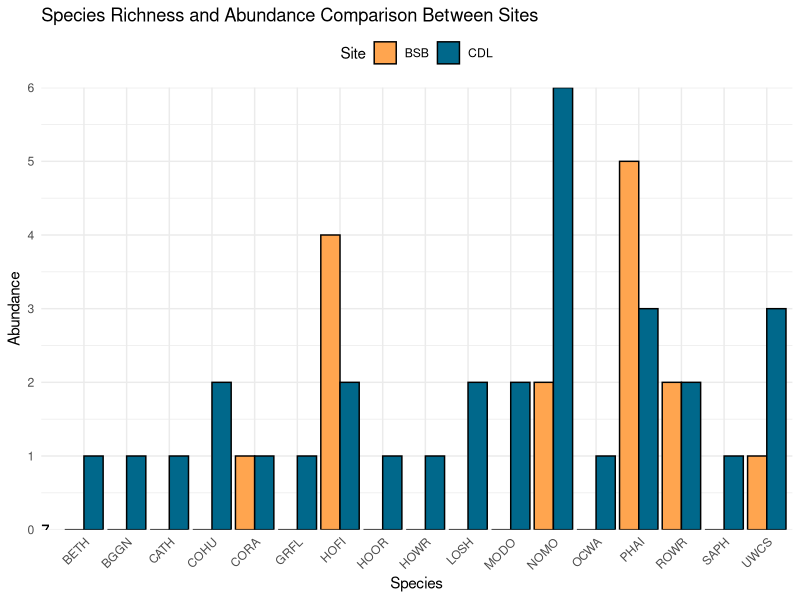
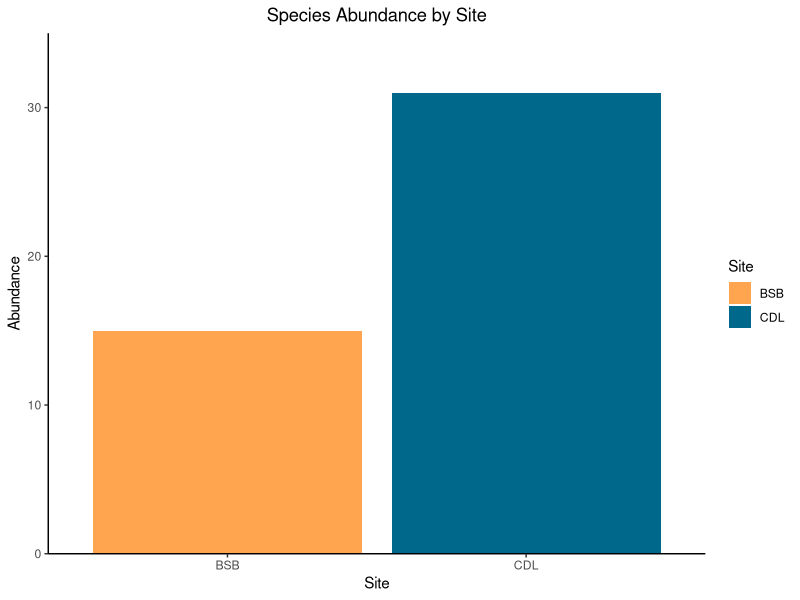
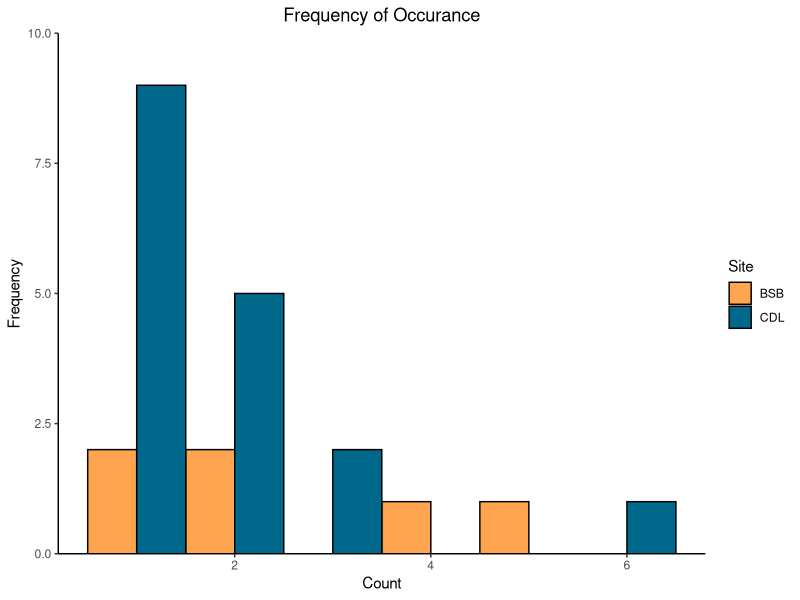
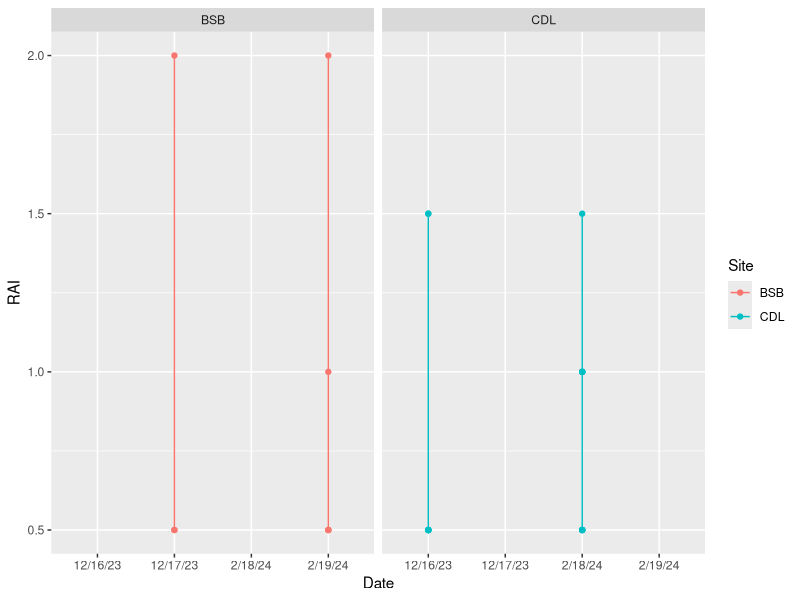

Generate these figures, in order, with R:
## ---- chunk 1
library(ggplot2)
library(tidyverse)
library(vegan)
## ---- chunk 2
#Load csv files
bird1 <-read.csv("Bird Survey Data - December 2023.csv")
bird2 <-read.csv("Bird Survey Data - February 2024.csv")
## ---- chunk 3
#Merge data sets
bird <- bind_rows(bird1, bird2)
## ---- chunk 4

## ---- chunk 5
#Summarize count of each bird species found at each site
birdcount <- bird %>%
  group_by(Site, Species) %>%
  summarise(Count = n()) %>%
  ungroup()

#Add dates for RAI analysis
birdcount_date <- bird %>%
  group_by(Site, Species, Date) %>%
  summarise(Count = n()) %>%
  ungroup()


## ---- chunk 6

## ---- chunk 7


## ---- chunk 8
birdcount2 <- birdcount %>%
  group_by(Site) %>%
  mutate(Relative_Abundance = Count / sum(Count))

shannon_index <- birdcount2 %>%
  group_by(Site) %>%
  summarize(Shannon_Index = -sum(Relative_Abundance * log(Relative_Abundance)))
## ---- chunk 9
bird_zero <- expand.grid(Species = unique(birdcount$Species), Site = unique(birdcount$Site))
bird_zero <- left_join(bird_zero, birdcount, by = c("Species", "Site"))
bird_zero$Count[is.na(bird_zero$Count)] <- 0

species_count <- bird_zero %>%
  group_by(Site) %>%
  summarize(Richness = n_distinct(Species))

ggplot() +
  geom_bar(data = bird_zero, aes(x = Species, y = Count, fill = Site), stat = "identity", position = "dodge", color = "black") +
  geom_text(data = species_count, aes(x = 0, y = 0, label = Richness)) +
  labs(title = "Species Richness and Abundance Comparison Between Sites",
       x = "Species", y = "Abundance") +
  scale_fill_manual(values = c("BSB" = "tan1", "CDL" = "deepskyblue4")) +
  theme_minimal() +
  theme(axis.text.x = element_text(angle = 45, hjust = 1),
        legend.position = "top") +
  scale_y_continuous(expand = c(0, 0),limits = c(0,6))
## ---- chunk 10
birdtotal <- bird %>%
  group_by(Site) %>%
  summarise(Count = n()) %>%
  ungroup()
## ---- chunk 11
# Subset data for each site
BSB_data <- birdcount$Count[birdcount$Site == "BSB"]
CDL_data <- birdcount$Count[birdcount$Site == "CDL"]

# Perform t-test
t.test(BSB_data, CDL_data)
## ---- chunk 12
birdtotal
## ---- chunk 13
#Calculate mean and standard error
birdSD <- birdcount |> 
  group_by (Site) |>  
  summarise(meanCount = mean(Count), seCount = sd(Count)/sqrt(length(Count))) |>  
  ungroup() |> 
  merge(birdtotal,
        by = "Site",
        all.x = TRUE)

birdSD$meanCount <-as.integer(birdSD$meanCount)
birdSD$seCount <-as.integer(birdSD$seCount)

## ---- chunk 14
ggplot(birdcount, aes(x = Site, y = Count, fill=Site)) +
  geom_bar(stat = "identity") +
  labs(x = "Site", y = "Abundance", title = "Species Abundance by Site") +
  scale_fill_manual(values = c("BSB" = "tan1", "CDL" = "deepskyblue4"))+
  scale_y_continuous(expand = c(0, 0),limits = c(0,35)) +
  theme_classic()+
    theme(plot.title = element_text(hjust = 0.5))

## ---- chunk 15
#Probably wont use this
ggplot(birdcount, aes(x=Count, fill=Site)) + 
  geom_histogram(binwidth=1, color="black", position = "dodge")+
  scale_fill_manual(values = c("BSB" = "tan1", "CDL" = "deepskyblue4"))+
  labs(x = "Count", y = "Frequency", title = "Frequency of Occurance") +
  theme_classic()+
  scale_y_continuous(expand = c(0, 0),limits = c(0,10))+
  theme(plot.title = element_text(hjust = 0.5))
  
## ---- chunk 16
birdRAI <- birdcount_date |> 
  mutate(RAI = Count/2)
 #mutate(MonthYear = mdy(paste(Month,"1",Year,sep = "/"))) 
## ---- chunk 17
birdRAI |> 
  ggplot(aes(y = RAI, x = Date, color = Site)) + 
  geom_point() + 
  geom_line() + 
  facet_wrap(Site ~. )
